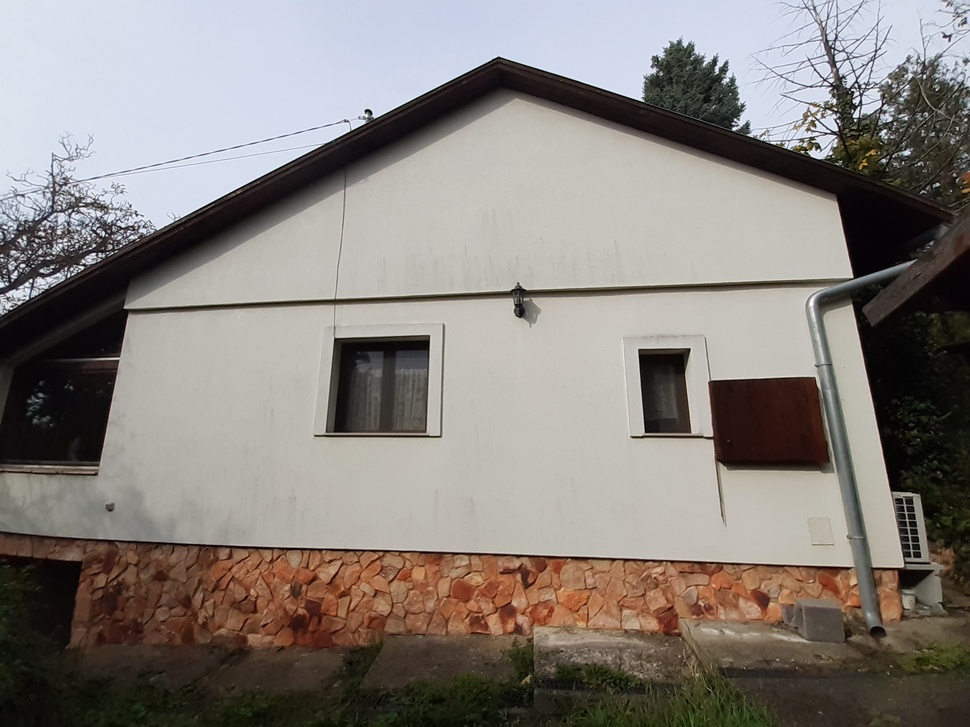
#> input picture images/house_1.jpg, 970 x 727 px, shrunk from 2576 x 1932 before the run; its folder holds 6 pictures in this run
$ jupyter execute sift_matching.ipynb
#> lines starting #> are read from the running program, lines starting #| are printed output that depends on the picture
# Finding matching points between photos with SIFT

**Goal:** detect distinctive keypoints in photos of the same building taken from different angles, distances and cameras, and match them with the **SIFT** algorithm (Lowe, 1999/2004).

**Data:** my own photos of two buildings, the side wall of a house and the facade of a block of flats, taken with two different phone cameras. All metadata was removed from the images.

**Pipeline:** SIFT keypoints and 128-dimensional descriptors → k-nearest-neighbour matching (brute force and FLANN) → Lowe's ratio test to keep only distinctive matches.

[cell 1]
from pathlib import Path

import cv2 as cv
import matplotlib.pyplot as plt
import numpy as np
import pandas as pd

IMG = Path("../images")
FIG = Path("../figures")
FIG.mkdir(exist_ok=True)
plt.rcParams.update({"savefig.dpi": 150, "savefig.bbox": "tight", "savefig.facecolor": "white",
                     "axes.titlesize": 11, "axes.titleweight": "bold", "axes.titlelocation": "left"})

sift = cv.SIFT_create()
flann = cv.FlannBasedMatcher(dict(algorithm=1, trees=5), dict(checks=50))  # KD-tree index
bf = cv.BFMatcher()
print("OpenCV", cv.__version__)

def load(name):
    return cv.imread(str(IMG / name), cv.IMREAD_COLOR)

def features(img):
    return sift.detectAndCompute(cv.cvtColor(img, cv.COLOR_BGR2GRAY), None)

def knn(a, b, matcher=flann):
    cv.setRNGSeed(42)  # FLANN's randomised KD-trees: fix the seed for reproducible counts
    return matcher.knnMatch(a, b, k=2)

def ratio_test(knn, ratio):
    return [m for m, n in knn if m.distance < ratio * n.distance]

## 1. Keypoints

[cell 2]
house1, house2 = load("house_1.jpg"), load("house_2.jpg")
#> in load, returned value is the input picture: shape (727, 970, 3); mean B, G, R 123.9, 128.8, 134.8
#> call 2 of load, with name = 'house_2.jpg'
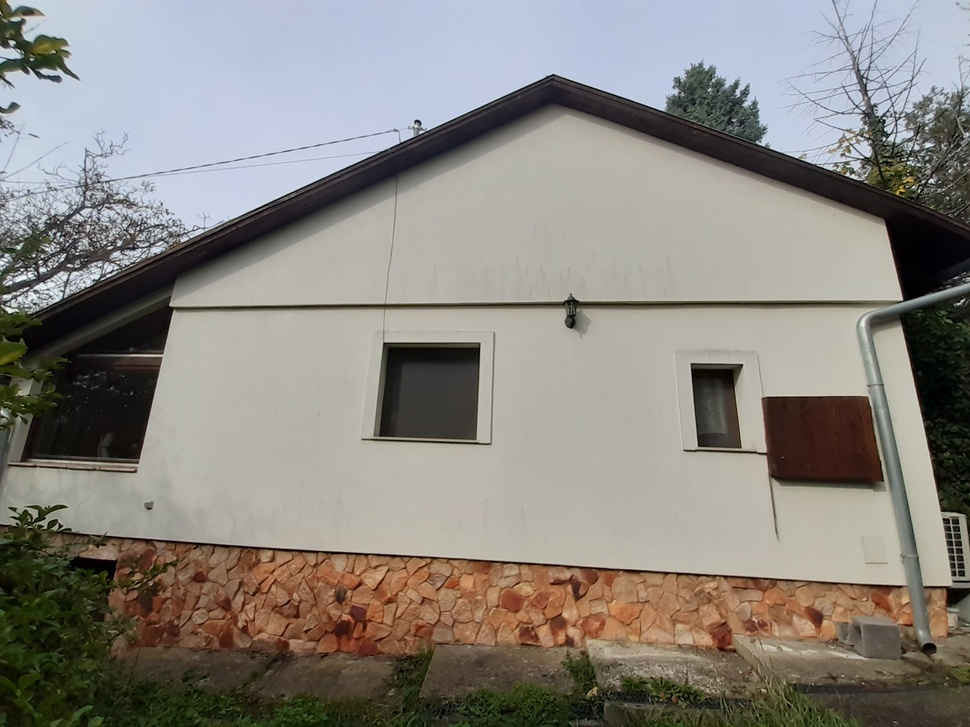
#> input picture images/house_2.jpg, 970 x 727 px, shrunk from 2576 x 1932 before the run
#> in load, returned value is the input picture: shape (727, 970, 3); mean B, G, R 127.3, 133.6, 137.7
kp1, des1 = features(house1)
#> kp1 = 2305 keypoints; strongest (x, y, size): (31, 280, 2.1), (734, 129, 2.7), (22, 265, 2.7), (368, 111, 3.9)
kp2, des2 = features(house2)
#> kp2 = 2793 keypoints; strongest (x, y, size): (34, 255, 1.8), (884, 139, 2.1), (42, 270, 4), (42, 256, 1.8)
print(f"house_1: {len(kp1):,} keypoints, house_2: {len(kp2):,} keypoints, descriptor size {des1.shape[1]}")
#| house_1: 2,305 keypoints, house_2: 2,793 keypoints, descriptor size 128

pts = np.array([k.pt for k in kp1])
#> pts = 2305 pairs, first value 2.66 to 966.6, second value 2.98 to 720.8
fig, ax = plt.subplots(figsize=(9, 6.8))
ax.imshow(cv.cvtColor(house1, cv.COLOR_BGR2RGB), alpha=0.55)
ax.scatter(pts[:, 0], pts[:, 1], s=2, c="#e34948", alpha=0.5, linewidths=0)
ax.set_axis_off()
ax.set_title(f"{len(kp1):,} SIFT keypoints: dense on stone, branches and edges, sparse on the plain wall")
fig.savefig(FIG / "01_keypoints.png")
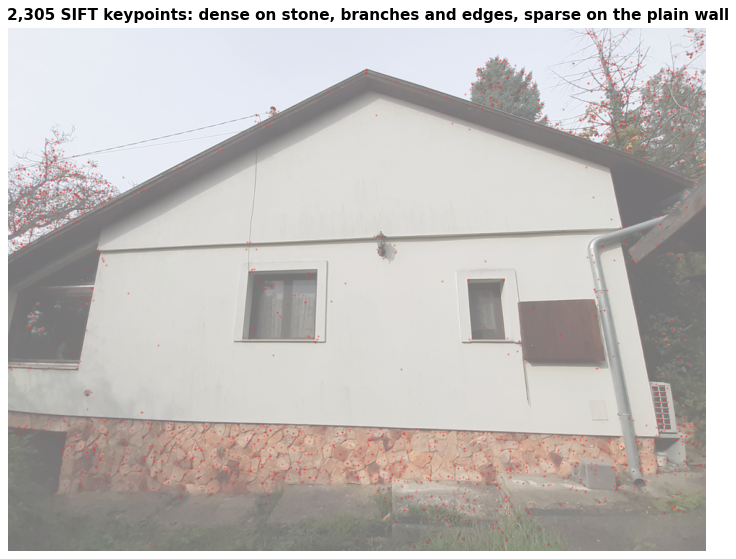
#> figure drawn by matplotlib, 1 panel

## 2. Matching and the ratio test

[cell 3]
def draw(img1, kps1, img2, kps2, good, name, title, max_lines=120):
    rng = np.random.default_rng(0)
    shown = list(rng.choice(good, size=min(max_lines, len(good)), replace=False)) if good else []
    out = cv.drawMatches(img1, kps1, img2, kps2, shown, None, matchColor=(214, 120, 42),
                         singlePointColor=None, flags=cv.DrawMatchesFlags_NOT_DRAW_SINGLE_POINTS)
    fig, ax = plt.subplots(figsize=(14, 5.5))
    ax.imshow(cv.cvtColor(out, cv.COLOR_BGR2RGB))
    ax.set_axis_off()
    ax.set_title(title)
    fig.savefig(FIG / f"{name}.png")

good_house = ratio_test(knn(des1, des2), 0.65)
#> good_house = 542 matches
draw(house1, kp1, house2, kp2, good_house, "02_house_matches",
     f"House: {len(good_house):,} good matches (FLANN, ratio 0.65); 120 shown")
#> in draw, `shown = list(rng.choice(good, size=min(max_lines, len(good)), replace=..`: shown = 120 matches
#> in draw, `out = cv.drawMatches(img1, kps1, img2, kps2, shown, None, matchColor=(..`:
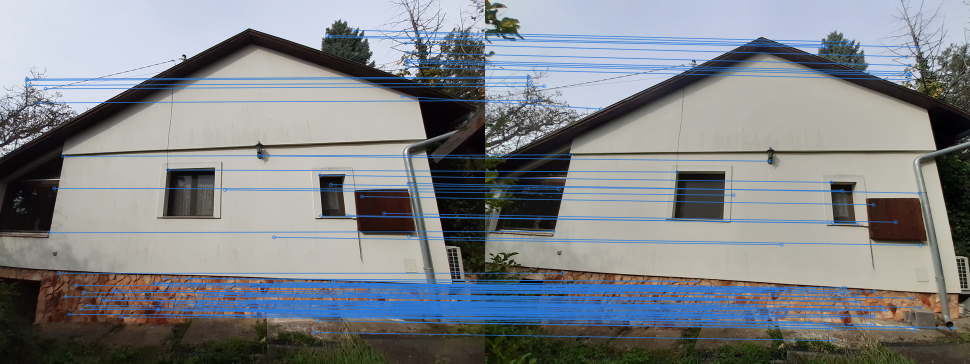
#> out: shape (727, 1940, 3) (shown at 1/2 size); mean B, G, R 136.5, 132.4, 128.7

[cell 4]
panels = {n: load(f"panel_{n}.jpg") for n in (1, 2, 3, 4)}
#> call 3 of load, with name = 'panel_1.jpg'
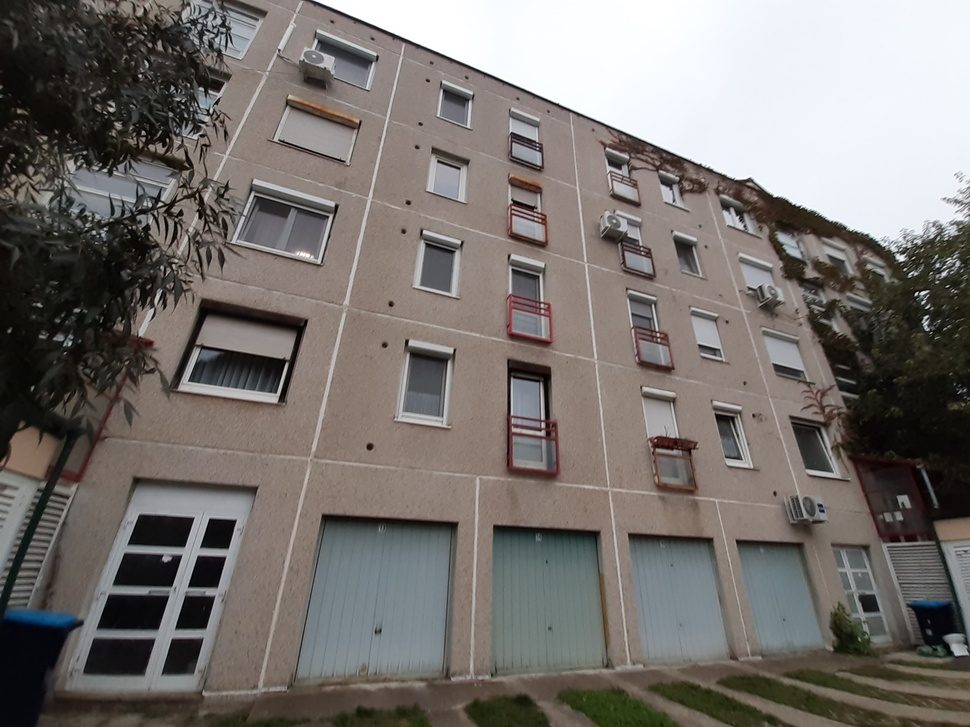
#> input picture images/panel_1.jpg, 970 x 727 px, shrunk from 2576 x 1932 before the run
#> in load, returned value is the input picture: shape (727, 970, 3); mean B, G, R 111, 114.7, 119.4
#> call 4 of load, with name = 'panel_2.jpg'
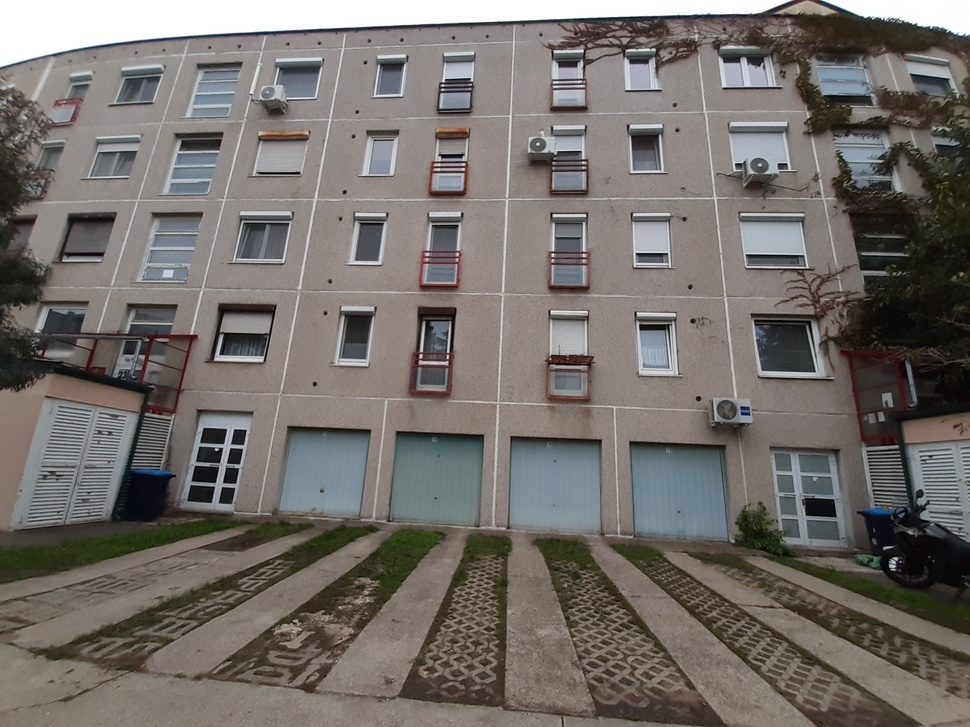
#> input picture images/panel_2.jpg, 970 x 727 px, shrunk from 2576 x 1932 before the run
#> in load, returned value is the input picture: shape (727, 970, 3); mean B, G, R 106.8, 110.5, 115.2
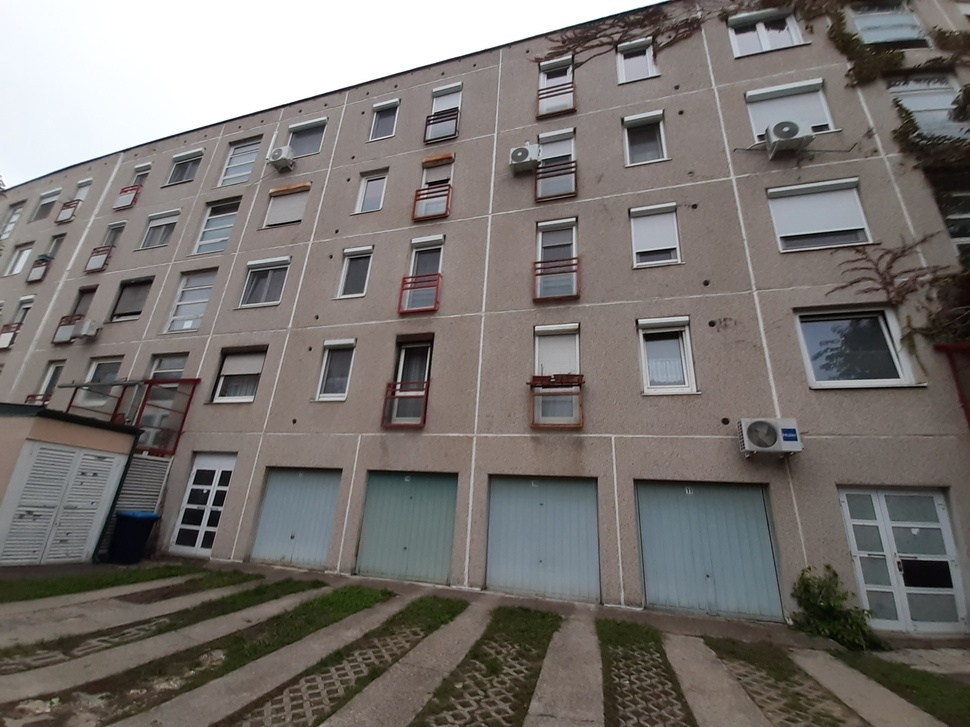
#> input picture images/panel_3.jpg, 970 x 727 px, shrunk from 2576 x 1932 before the run
#> in load, returned value is the input picture: shape (727, 970, 3); mean B, G, R 110.9, 114.1, 118.8
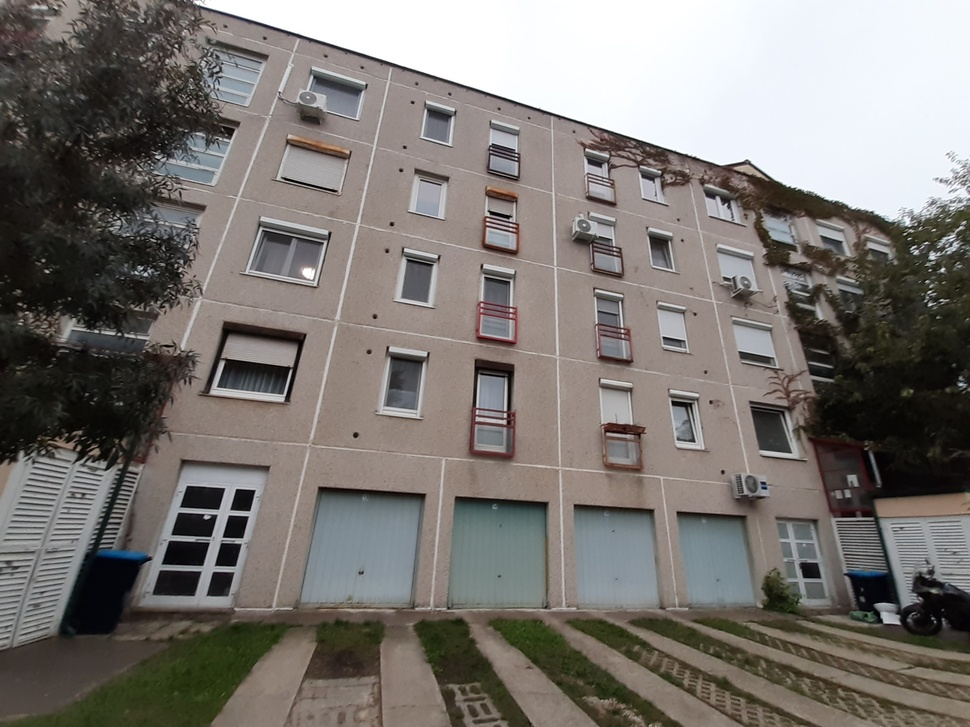
#> input picture images/panel_4.jpg, 970 x 727 px, shrunk from 2576 x 1932 before the run
#> in load, returned value is the input picture: shape (727, 970, 3); mean B, G, R 114.3, 118.6, 123
#> panels = 4 items
pf = {n: features(img) for n, img in panels.items()}
#> pf = 4 items
good_p12 = ratio_test(knn(pf[1][1], pf[2][1]), 0.6)
#> good_p12 = 55 matches
draw(panels[1], pf[1][0], panels[2], pf[2][0], good_p12, "03_panel_matches",
     f"Block of flats: {len(good_p12)} good matches (FLANN, ratio 0.6); repetitive windows make matching hard", max_lines=80)
#> call 2 of draw, with name = '03_panel_matches', max_lines = 80
#> in draw (call 2), `out = cv.drawMatches(img1, kps1, img2, kps2, shown, None, matchColor=(..`:
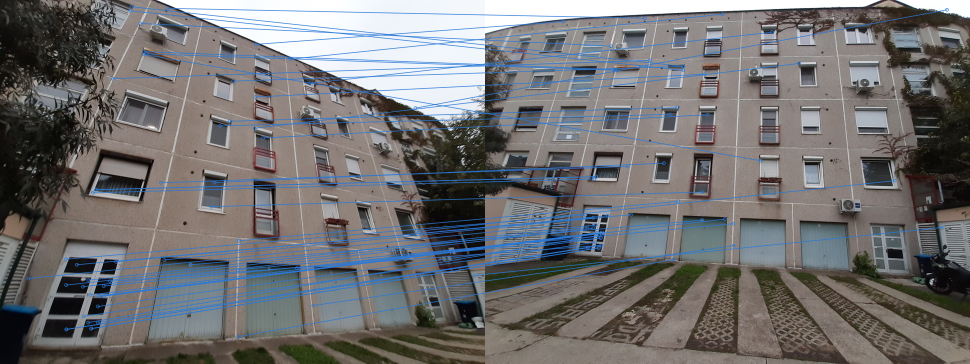
#> out: shape (727, 1940, 3) (shown at 1/2 size); mean B, G, R 113.4, 112.5, 113.4

## 3. How strict should the ratio test be?

[cell 5]
pairs = {
    "House 1 – 2": (des1, des2),
    "Flats 1 – 2": (pf[1][1], pf[2][1]),
    "Flats 1 – 3": (pf[1][1], pf[3][1]),
    "Flats 1 – 4": (pf[1][1], pf[4][1]),
}
rows = []
for name, (a, b) in pairs.items():
    knn_f = knn(a, b)
    knn_b = knn(a, b, bf)
    rows.append({"Pair": name, "Keypoints (img 1 / img 2)": f"{len(a):,} / {len(b):,}",
                 "FLANN 0.60": len(ratio_test(knn_f, 0.60)), "FLANN 0.65": len(ratio_test(knn_f, 0.65)),
                 "FLANN 0.70": len(ratio_test(knn_f, 0.70)), "Brute force 0.68": len(ratio_test(knn_b, 0.68))})
#> this loop made 4 passes
#> (name, knn_f, knn_b) on passes 1 to 4: ('House 1 – 2', 2305 matches, 2305 matches), ('Flats 1 – 2', 3310 matches, 3310 matches), ('Flats 1 – 3', 3310 matches, 3310 matches), ('Flats 1 – 4', 3310 matches, 3310 matches)
#> after the loop, rows = 4 items
table = pd.DataFrame(rows).set_index("Pair")
#> table = table of 4 rows and 5 columns
table.to_csv(FIG / "match_counts.csv")
table
#> Out = table of 4 rows and 5 columns
